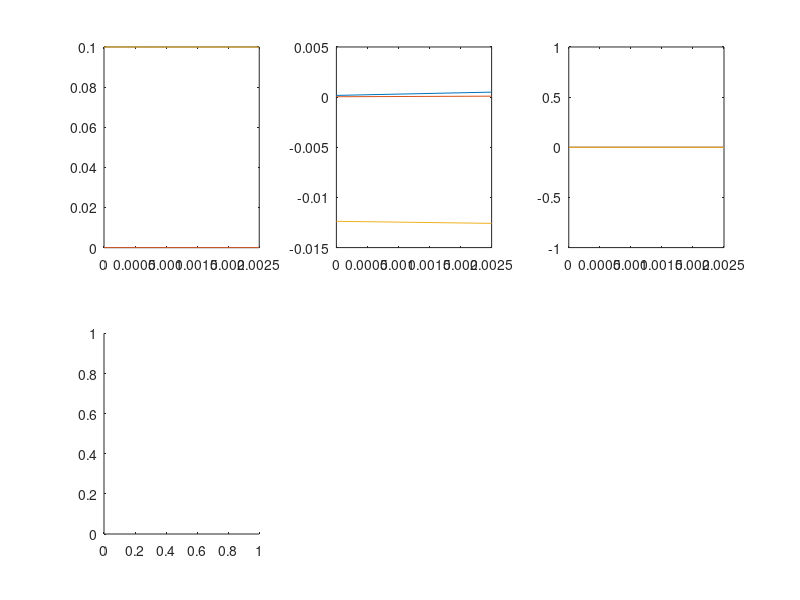

Write the MATLAB code that produced this figure. (Note: this script raises an error after producing the figure.)
%close all

q = 1:4;
G_p = 5:7;
G_v = 8:10;
b_g = 11:13;
b_a = 14:16;
s_q = 17:19;
s_G_p = 20:22;
s_G_v = 23:25;
s_b_g = 26:28;
s_b_a = 29:31;
determinant = 32;
meanSigma = 33;
sumSymSigma = 34;


log_odroid = load( 'log.csv' );

if e == 0
   e = size( log_odroid, 1 ); 
end

t = (0:e-1)/400;

subplot(2,3,1)
plot( t, log_odroid(1:e,G_p) )
subplot(2,3,2)
plot( t, log_odroid(1:e,G_v) )
subplot(2,3,3)
plot( t, log_odroid(1:e,b_a) )
subplot(2,3,4)
plot( t, log_odroid(1:e,s_G_p) )
subplot(2,3,5)
plot( t, log_odroid(1:e,s_G_v) )
subplot(2,3,6)
plot( t, log_odroid(1:e,s_b_a) )

figure;
subplot(2,2,1)
plot( t, log_odroid(1:e,q) );
%plot( quaternVectRotate( repmat( [0,0,1], length(log_odroid) ), quaternConj(log_odroid(:,q)) ) );
subplot(2,2,2)
plot( t, log_odroid(1:e,b_g) );
subplot(2,2,3)
plot( t, log_odroid(1:e,s_q) );
subplot(2,2,4)
plot( t, log_odroid(1:e,s_b_g) );

figure;
plot( t(3:e), log_odroid(3:e,determinant) );


figure;
plot( t(3:e), log_odroid(3:e,meanSigma) );

figure;
plot( t(3:e), log_odroid(3:e,sumSymSigma) );

